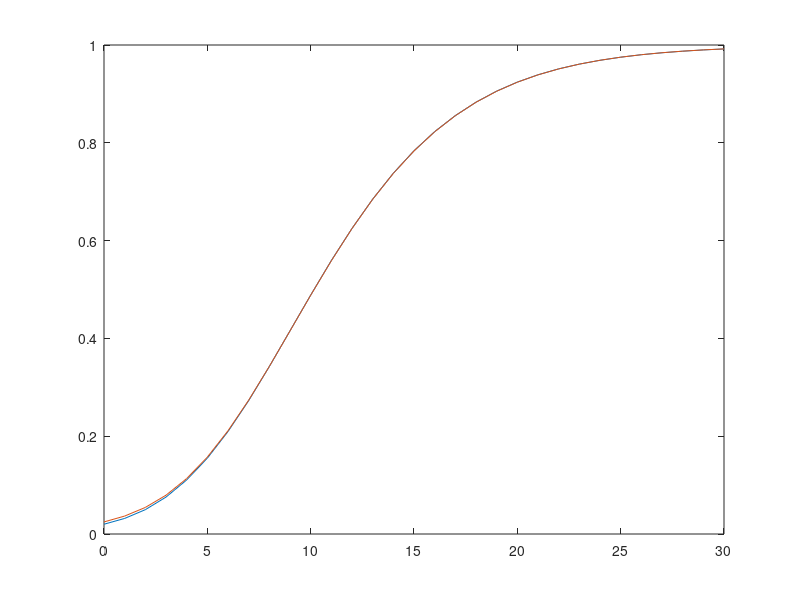

The MATLAB script that drew this image:
clear all;
close all;

Pfa = 1e-3;
Iterations = 1e6;
N = 24;
SNR_dB_vector = 0:1:30;

alpha = N*(Pfa^(-1/N)-1);


Ref_cells = zeros(N,Iterations); 

for i = 1:N
    I = randn(1,Iterations);        % Noise matrix
    Q = randn(1,Iterations);
    Ref_cells(i,:) = (I+j.*Q)*(1/sqrt(2));      % Linear Detector
end


%Reference_cells = randn(N,Iterations)./sqrt(2);
Reference_cells = Ref_cells;
Reference_cells_square_law = abs(Reference_cells).^2;
Sum_column = sum(Reference_cells_square_law,1);
Avg = Sum_column./N;
T_cacfar = Avg .* alpha;

Pd_cacfar = [];
I_test = randn(1,Iterations);
Q_test = randn(1,Iterations);
Data_noise = (I_test + j*Q_test)./sqrt(2);
Data_noise_square_detector = abs(Data_noise).^2;
Pd_calculated = [];


I_t = randn(1,Iterations);
Q_t = randn(1,Iterations);

Number_false_alarms = length(find(Data_noise_square_detector>T_cacfar));
Pfa_simulated_cacfar = Number_false_alarms/Iterations;

for SNR_dB = SNR_dB_vector
    
    SNR_linear = 10^(SNR_dB/10);
    %Calculating Pd
    Target_voltage = sqrt(SNR_linear);
    Target_signal = Target_voltage*(I_t + j*Q_t)./sqrt(2);
    Total = Reference_cells(10,:) + Target_signal;
    Total_signal_square_detector = abs(Total).^2;
    Number_detections = length(find(Total_signal_square_detector>T_cacfar));
    P_detection = Number_detections/Iterations;
    
    Pd_cacfar = [Pd_cacfar;P_detection];
     
    Pd_calculated = [Pd_calculated, 1/((1+alpha/(N*(1+SNR_linear)))^N)];
                                 
end
plot(SNR_dB_vector,Pd_cacfar);
hold on;
plot(SNR_dB_vector,Pd_calculated);


